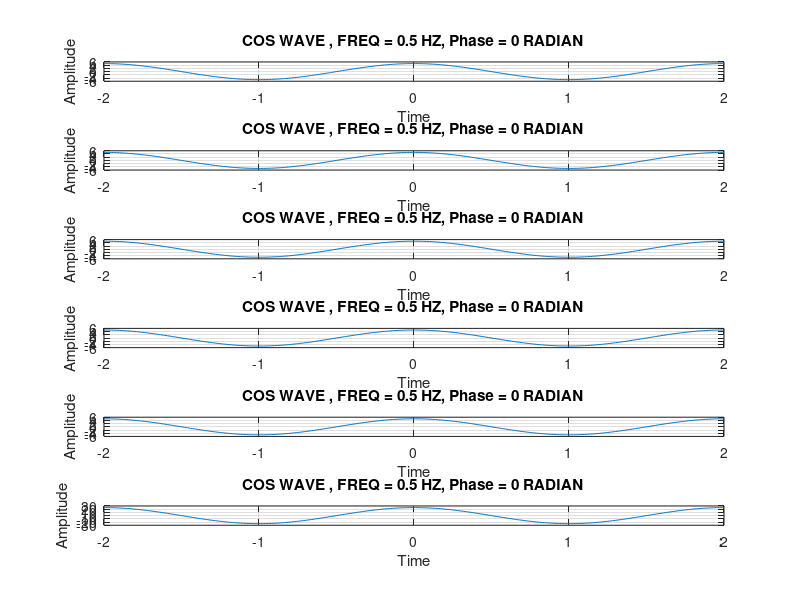

Write MATLAB code to recreate this figure.
clc; clear; close all;

% Take number of sinusoidal signals
num = input('Enter the Number of Sinusoids: ');
x1 = 0;
f = 0.5; Phase = 0;

for n = 1:num
    % Take Amplitude
    A = input('Enter amplitude: ');
    t = -2:0.01:2;
    x = A * cos(2 * pi * f * t + Phase);
    subplot(num + 1, 1, n);
    plot(t, x);
    title('Sinsoidal Signal');
    ylabel('Amplitude');
    xlabel('Time');
    title('COS WAVE , FREQ = 0.5 HZ, Phase = 0 RADIAN');
    % Sum the signal 
    x1 = x1 + x;
    grid;
end;

subplot(num + 1, 1, n + 1);
plot(t, x1);
title('SUM OF THE ABOVE COSINE SIGNALS');
ylabel('Amplitude');
xlabel('Time');
title('COS WAVE , FREQ = 0.5 HZ, Phase = 0 RADIAN');
grid;
